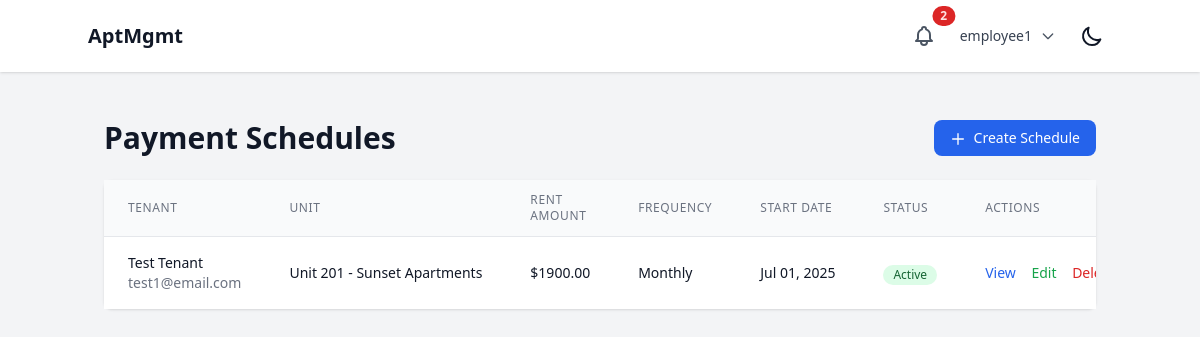
The app's page /financials/payment-schedules/ (signed in) with its own data.
### users/models.py (models this page shows, shortened)
class User(AbstractUser):
    class Role(models.TextChoices):
        SUPERUSER = "SUPERUSER", "Superuser"
        LANDLORD = "LANDLORD", "Landlord"
        EMPLOYEE = "EMPLOYEE", "Employee"
        TENANT = "TENANT", "Tenant"
    role = models.CharField(max_length=50, choices=Role.choices)
    company = models.ForeignKey(Company, on_delete=models.CASCADE, related_name="users", null=True, blank=True)
    property = models.ForeignKey(Property, on_delete=models.SET_NULL, related_name="users", null=True, blank=True)
    apartment_unit = models.ForeignKey('properties.ApartmentUnit', on_delete=models.SET_NULL, null=True, blank=True, related_name="tenant")
    phone_number = models.CharField(max_length=20, blank=True, null=True)
    emergency_contact_name = models.CharField(max_length=100, blank=True, null=True)
    emergency_contact_phone = models.CharField(max_length=20, blank=True, null=True)
    emergency_contact_relationship = models.CharField(max_length=50, blank=True, null=True)

### financials/models.py (models this page shows, shortened)
class PaymentSchedule(models.Model):
    class Frequency(models.TextChoices):
        MONTHLY = "MONTHLY", "Monthly"
        QUARTERLY = "QUARTERLY", "Quarterly"
        ANNUALLY = "ANNUALLY", "Annually"
    tenant = models.ForeignKey(
        User,
        on_delete=models.CASCADE,
        related_name="payment_schedules",
        limit_choices_to={'role': 'TENANT'}
    )
    apartment_unit = models.ForeignKey(
        "properties.ApartmentUnit",
        on_delete=models.CASCADE,
        related_name="payment_schedules"
    )
    rent_amount = models.DecimalField(
        max_digits=10,
        decimal_places=2,
        validators=[MinValueValidator(Decimal('0.01'))]
    )
    frequency = models.CharField(
        max_length=20,
        choices=Frequency.choices,
        default=Frequency.MONTHLY
    )
    payment_day = models.IntegerField(
        default=1,
        validators=[MinValueValidator(1), MaxValueValidator(28)],
        help_text="Day of month when payment is due (1-28)"
    )
    start_date = models.DateField()
    end_date = models.DateField(null=True, blank=True)
    is_active = models.BooleanField(default=True)
    created_at = models.DateTimeField(auto_now_add=True)
    updated_at = models.DateTimeField(auto_now=True)
    @property
    def status(self):
        from django.utils import timezone
        today = timezone.now().date()
        if not self.is_active:
            return "Inactive"
        if self.start_date > today:
            return "Pending Start"
        if self.end_date and self.end_date < today:
            return "Expired"
        return "Active"
    @property
    def status_class(self):
        status = self.status
        if status == "Active":
            return "bg-green-100 text-green-800 dark:bg-green-900 dark:text-green-200"
        elif status == "Pending Start":
            return "bg-yellow-100 text-yellow-800 dark:bg-yellow-900 dark:text-yellow-200"
        elif status == "Expired":
            return "bg-red-100 text-red-800 dark:bg-red-900 dark:text-red-200"
        else:  # Inactive
            return "bg-gray-100 text-gray-800 dark:bg-gray-900 dark:text-gray-200"
    class Meta:
        ordering = ['-created_at']

### properties/models.py (models this page shows, shortened)
class ApartmentUnit(models.Model):
    property = models.ForeignKey(Property, on_delete=models.CASCADE, related_name="units")
    unit_number = models.CharField(max_length=50)
    bedrooms = models.PositiveIntegerField()
    bathrooms = models.PositiveIntegerField()
    rent_amount = models.DecimalField(max_digits=10, decimal_places=2, default=0)
    is_occupied = models.BooleanField(default=False)
    created_at = models.DateTimeField(auto_now_add=True)
    updated_at = models.DateTimeField(auto_now=True)
    def __str__(self):
        return f"Unit {self.unit_number} - {self.property.name}"
    class Meta:
        unique_together = ('property', 'unit_number')
        verbose_name_plural = "Apartment Units"

class Property(models.Model):
    company = models.ForeignKey(Company, on_delete=models.CASCADE, related_name="properties")
    name = models.CharField(max_length=255)
    address = models.TextField()
    created_at = models.DateTimeField(auto_now_add=True)
    updated_at = models.DateTimeField(auto_now=True)
    class Meta:
        verbose_name_plural = "Properties"

### financials/views.py (the view)
# urls.py: path('payment-schedules/', views.payment_schedule_list, name='payment_schedule_list'),
@login_required
def payment_schedule_list(request):
    if request.user.role not in ['LANDLORD', 'EMPLOYEE']:
        messages.error(request, "You don't have permission to access this page.")
        return redirect('core:dashboard_redirect')
    schedules = PaymentSchedule.objects.filter(
        apartment_unit__property__company=request.user.company
    )
    if request.user.property:
        schedules = schedules.filter(apartment_unit__property=request.user.property)
    paginator = Paginator(schedules, 20)
    page = request.GET.get('page')
    schedules = paginator.get_page(page)
    context = {
        'schedules': schedules,
        'page_title': 'Payment Schedules'
    }
    return render(request, 'financials/payment_schedule_list.html', context)

### core/context_processors.py (called while the page is built)
def notifications(request):
    if request.user.is_authenticated:
        unread_notifications = Notification.objects.filter(
            recipient=request.user,
            is_read=False
        ).order_by('-created_at')
        recent_unread_notifications = unread_notifications[:5]
        return {
            'unread_notifications_count': unread_notifications.count(),
            'recent_notifications': recent_unread_notifications,
            'has_unread_notifications': unread_notifications.exists(),
        }
    return {
        'unread_notifications_count': 0,
        'recent_notifications': [],
        'has_unread_notifications': False,
    }

### financials/templates/financials/payment_schedule_list.html (shortened to what this page needs)
{% extends 'base.html' %}
{% load form_tags %}
{% block content %}
<div class="container mx-auto px-4 py-8">
    <div class="flex justify-between items-center mb-6">
        <h1 class="text-3xl font-bold text-gray-900 dark:text-white">{{ page_title }}</h1>
        <a href="{% url 'financials:create_payment_schedule' %}"
           class="bg-blue-600 text-white px-4 py-2 rounded-lg text-sm font-medium hover:bg-blue-700 focus:outline-none focus:ring-2 focus:ring-blue-500">
            <svg class="w-4 h-4 inline mr-1" fill="none" stroke="currentColor" viewBox="0 0 24 24">
                <path stroke-linecap="round" stroke-linejoin="round" stroke-width="2" d="M12 4v16m8-8H4"/>
            </svg>
            Create Schedule
        </a>
    </div>
    <div class="bg-white dark:bg-gray-800 rounded-lg shadow">
        {% if schedules %}
        <div class="overflow-x-auto">
            <table class="min-w-full divide-y divide-gray-200 dark:divide-gray-700">
                <thead class="bg-gray-50 dark:bg-gray-700">
                    <tr>
                        <th class="px-6 py-3 text-left text-xs font-medium text-gray-500 dark:text-gray-300 uppercase tracking-wider">Tenant</th>
                        <th class="px-6 py-3 text-left text-xs font-medium text-gray-500 dark:text-gray-300 uppercase tracking-wider">Unit</th>
                        <th class="px-6 py-3 text-left text-xs font-medium text-gray-500 dark:text-gray-300 uppercase tracking-wider">Rent Amount</th>
                        <th class="px-6 py-3 text-left text-xs font-medium text-gray-500 dark:text-gray-300 uppercase tracking-wider">Frequency</th>
                        <th class="px-6 py-3 text-left text-xs font-medium text-gray-500 dark:text-gray-300 uppercase tracking-wider">Start Date</th>
                        <th class="px-6 py-3 text-left text-xs font-medium text-gray-500 dark:text-gray-300 uppercase tracking-wider">Status</th>
                        <th class="px-6 py-3 text-left text-xs font-medium text-gray-500 dark:text-gray-300 uppercase tracking-wider">Actions</th>
                    </tr>
                </thead>
                <tbody class="bg-white dark:bg-gray-800 divide-y divide-gray-200 dark:divide-gray-700">
                    {% for schedule in schedules %}
                    <tr>
                        <td class="px-6 py-4 whitespace-nowrap">
                            <div class="flex items-center">
                                <div>
                                    <div class="text-sm font-medium text-gray-900 dark:text-white">
                                        {{ schedule.tenant.get_full_name|default:schedule.tenant.username }}
                                    </div>
                                    <div class="text-sm text-gray-500 dark:text-gray-400">
                                        {{ schedule.tenant.email }}
                                    </div>
                                </div>
                            </div>
                        </td>
                        <td class="px-6 py-4 whitespace-nowrap text-sm text-gray-900 dark:text-white">
                            {{ schedule.apartment_unit }}
                        </td>
                        <td class="px-6 py-4 whitespace-nowrap text-sm text-gray-900 dark:text-white">
                            ${{ schedule.rent_amount }}
                        </td>
                        <td class="px-6 py-4 whitespace-nowrap text-sm text-gray-900 dark:text-white">
                            {{ schedule.get_frequency_display }}
                        </td>
                        <td class="px-6 py-4 whitespace-nowrap text-sm text-gray-900 dark:text-white">
                            {{ schedule.start_date|date:"M d, Y" }}
                        </td>
                        <td class="px-6 py-4 whitespace-nowrap">
                            <span class="inline-flex items-center px-2.5 py-0.5 rounded-full text-xs font-medium {{ schedule.status_class }}">
                                {{ schedule.status }}
                            </span>
                        </td>
                        <td class="px-6 py-4 whitespace-nowrap text-sm font-medium">
                            <a href="{% url 'financials:payment_schedule_detail' schedule.pk %}"
                               class="text-blue-600 hover:text-blue-900 dark:text-blue-400 dark:hover:text-blue-300 mr-3">
                                View
                            </a>
                            <a href="{% url 'financials:edit_payment_schedule' schedule.pk %}"
                               class="text-green-600 hover:text-green-900 dark:text-green-400 dark:hover:text-green-300 mr-3">
                                Edit
                            </a>
                            <a href="{% url 'financials:delete_payment_schedule' schedule.pk %}"
                               class="text-red-600 hover:text-red-900 dark:text-red-400 dark:hover:text-red-300">
                                Delete
                            </a>
                        </td>
                    </tr>
                    {% endfor %}
                </tbody>
            </table>
        </div>
        {% endif %}
    </div>
</div>
{% endblock %}

### core/templates/base.html (shortened to what this page needs)
{% load static %}
<!DOCTYPE html>
<html lang="en" x-data="{ darkMode: localStorage.getItem('darkMode') === 'true' }" x-init="$watch('darkMode', val => localStorage.setItem('darkMode', val))" :class="{ 'dark': darkMode }">
<head>
    <script src="https://cdn.tailwindcss.com"></script>
</head>
<body class="bg-gray-100 dark:bg-gray-900 text-gray-900 dark:text-gray-100">
    <header class="p-4 bg-white dark:bg-gray-800 shadow">
        <div class="container mx-auto flex justify-between items-center">
            {% if user.is_authenticated %}
                <a href="{% url 'core:dashboard_redirect' %}" class="text-xl font-bold hover:text-gray-600 dark:hover:text-gray-300 transition-colors duration-200">AptMgmt</a>
            {% else %}
                <h1 class="text-xl font-bold">AptMgmt</h1>
            {% endif %}
            <div class="flex items-center space-x-4">
                {% if user.is_authenticated %}
                    <div class="relative" x-data="{ open: false }">
                        <button @click="open = !open" class="relative p-2 text-gray-600 dark:text-gray-300 hover:text-gray-900 dark:hover:text-white focus:outline-none focus:ring-2 focus:ring-offset-2 focus:ring-blue-500">
                            {% if has_unread_notifications %}
                            <span class="absolute top-0 right-0 inline-flex items-center justify-center px-2 py-1 text-xs font-bold leading-none text-red-100 transform translate-x-1/2 -translate-y-1/2 bg-red-600 rounded-full">{{ unread_notifications_count }}</span>
                            {% endif %}
                        </button>
                    </div>
                    <div class="relative" x-data="{ open: false }">
                        <button @click="open = !open" class="flex items-center space-x-2 text-sm rounded-full focus:outline-none focus:ring-2 focus:ring-offset-2 focus:ring-blue-500">
                            <span class="text-gray-700 dark:text-gray-300">{{ user.username }}</span>
                            <svg class="w-4 h-4 text-gray-600 dark:text-gray-300" fill="none" stroke="currentColor" viewBox="0 0 24 24">
                                <path stroke-linecap="round" stroke-linejoin="round" stroke-width="2" d="M19 9l-7 7-7-7"></path>
                            </svg>
                        </button>
                    </div>
                {% endif %}
                <button @click="darkMode = !darkMode" class="p-2 rounded-md focus:outline-none focus:ring-2 focus:ring-offset-2 focus:ring-offset-gray-800 focus:ring-white">
                    <svg x-show="!darkMode" class="w-6 h-6" fill="none" stroke="currentColor" viewBox="0 0 24 24" xmlns="http://www.w3.org/2000/svg"><path stroke-linecap="round" stroke-linejoin="round" stroke-width="2" d="M20.354 15.354A9 9 0 018.646 3.646 9.003 9.003 0 0012 21a9.003 9.003 0 008.354-5.646z"></path></svg>
                </button>
            </div>
        </div>
    </header>
    <main class="p-4" id="content">
        {% block content %}{% endblock %}
    </main>
</body>
</html>

### records on screen
User: username "employee1"
PaymentSchedule: tenant.get_full_name "Test Tenant", tenant.email "test1@email.com", apartment_unit "Unit 201 - Sunset Apartments", rent_amount "1900.00", frequency "Monthly", start_date "Jul 01, 2025", status "Active"

### other values on screen
{{ unread_notifications_count }} "2"
{{ page_title }} "Payment Schedules"
